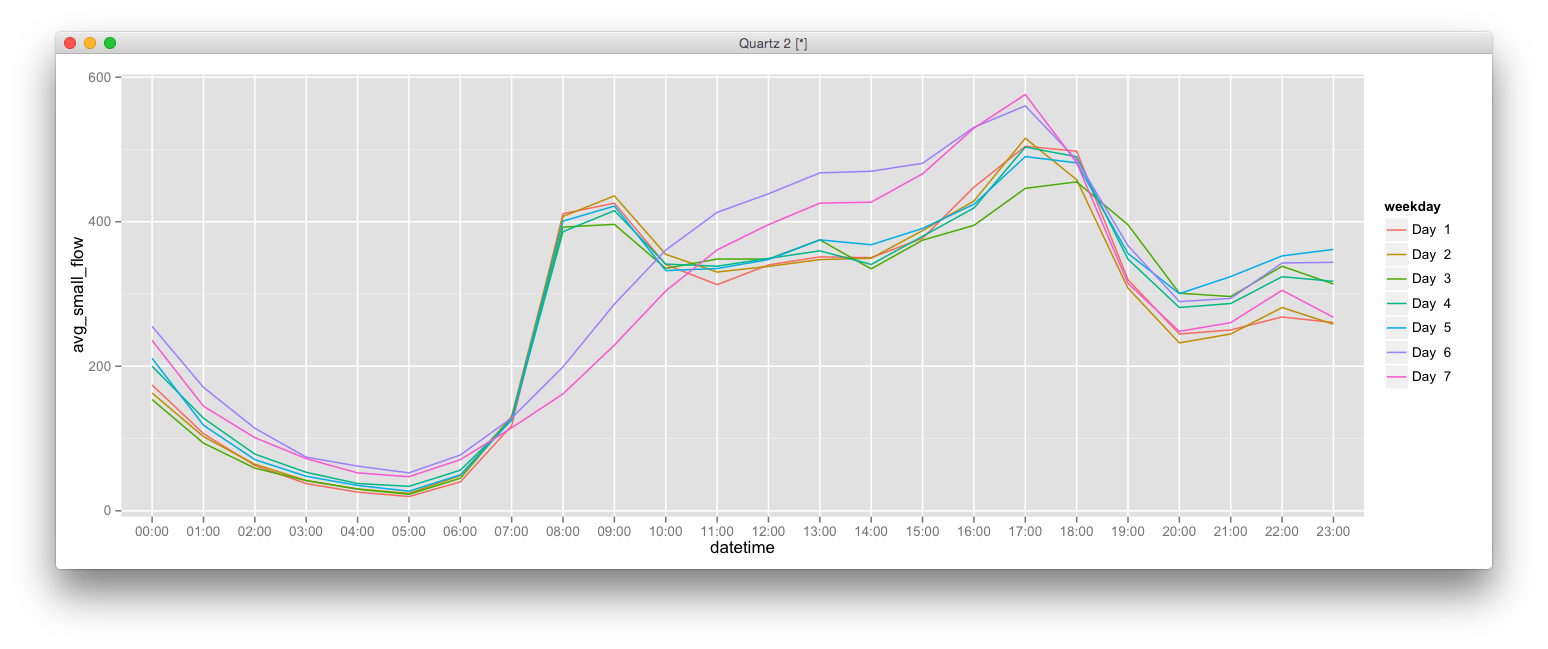

Write the R code that produced this figure.
library(ggplot2)

flowdata = read.table(file="flowdata.csv",  header=TRUE, sep=",")
avg_small_flow_data = subset(flowdata, select = c(datetime, avg_small_flow, weekday))
attach(avg_small_flow_data)
avg_small_flow_data[avg_small_flow>0,]

##	split time

temptime <- read.table(textConnection(as.character(avg_small_flow_data$datetime)))
avg_small_flow_data$datetime <- temptime$V2

temp1 = aggregate(avg_small_flow_data[2:2], by=list(avg_small_flow_data$weekday, avg_small_flow_data$datetime), mean)

##	rename col names.
colnames(temp1) <- c("weekday", "datetime", "avg_small_flow")

##	sort by weekday
temp1 = temp1[with(temp1, order(temp1$weekday)),]

##	rename content of weekday in order to avoid to become continuous values.
temp1$weekday <- paste("Day ", temp1$weekday)

##	output temp1 to .csv
write.csv(temp1, file = "Q2_small.csv")

ggplot(temp1, aes(datetime, avg_small_flow, color=weekday)) + geom_line(aes(group = weekday))

ggsave(file="Q2_small.pdf")